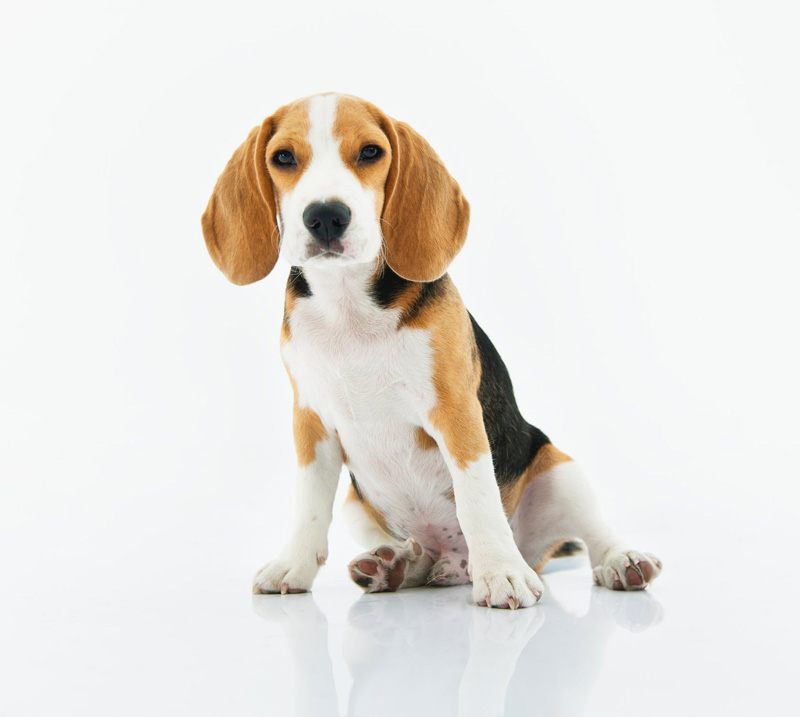
#> input picture images/dog.jpeg, 800 x 717 px, found by its file name
$ jupyter execute --allow-errors 'OpenCV1_이미지파일 읽기.ipynb'
#> lines starting #> are read from the running program, lines starting #| are printed output that depends on the picture
# OpenCV 1 - 이미지파일 읽기
#### Open CV는 라이브러리 중 하나로서 영상 처리 또는 영상 인식 관련 소스들을 모아 놓은 라이브러리
#### Intel에서 2000년에 수학적인 기능들과 영상 처리 관련 기능들을 라이브러리로 제작하여 공개

### * OpenCV 설치

#### 1) 명령 프롬프트에서 파이썬이 설치된 디렉터리에서 pip 업그레이드
####   => python -m pip install --upgrade pip

#### 2) opencv-python과 opencv-contrib-python 설치
####   => python -m pip install opencv-python
####   => python -m pip install opencv-contrib-python

#### 3) OpenCV 버전 확인(파이썬)
####   => import cv2
####        cv2.__version__

[cell 1]
import cv2
cv2.__version__

## * 그림 불러오기
####   cv2.imread("파일이름")
####   cv2.imread("파일경로/파일이름")  <= 파일이 다른 경로에 있을 때
####   cv2.imread("파일경로/파일이름",파일읽는방식)
####   - 불러온 결과물은 3차원 배열로 저장됨 =>  [x축, y축, color]
####
####   - 파일 읽는 방식 : flags 값, 없으면 IMREAD_COLOR 기본 설정
####  1) cv2.IMREAD_COLOR  - color 이미지(1), RGB 3채널로 변경
####  2) cv2.IMREAD_GRAYSCALE - gray scale 이미지(0)
####  3) cv2.IMREAD_UNCHANGED - 원본이미지 그대로(-1), 투명한 png 파일에서 alpha channel 까지 포함 읽어올 수 있음
####  4) 이외 : ANYDEPTH, ANYCOLOR, LOAD_GDAL, REDUCED_GRAYSCALE_2(or 4 or 8), REDUCED_COLOR_2(or 4 or 8)
####
## * 그림창 생성
####   cv2.namedWindow('창이름', flags) : default 값이 없으면 AUTOSIZE 기본 적용됨
####   cv2.namedWindow('창이름', cv2.WINDOW_NORMAL) : 원본이미지 크기의 창 생성(창크기 조절 가능), 이미지 클 때 사용
####   cv2.namedWindow('창이름', cv2.WINDOW_AUTOSIZE) : 원본이미지 크기로 고정하여 창생성
####
####
## * 그림 출력하기
####   cv2.imshow('창이름', 출력할 이미지 객체)
####   - 출력할 때 imshow() 와 함께 cv2.waitKey() 도 함께 사용하여야 한다. 사용하지 않으면 출력하고 바로 사라짐
####   cv2.waitKey(시간)
####   - 시간은 ms 단위이며 0은 키입력을 무한정 기다림
####   - 3초 후에 자동으로 꺼지게 하고 싶을 때 : cv2.waitKey(3000)
####
## * 윈도우 창 제거
####   cv2.destroyWindow("창이름") : 특정 윈도우창 닫을 때 사용
####   cv2.destroyAllWindows() : 모든 작업이 끝났을 때 모든 윈도우 창 제거시 사용

[cell 2]
import cv2

img=cv2.imread("images/dog.JPeG",1)
#> img is the input picture: shape (717, 800, 3); mean B, G, R 223.6, 228.2, 231

#cv2.namedWindow("image")
cv2.namedWindow("image",cv2.WINDOW_NORMAL)

cv2.imshow("image",img)

cv2.waitKey(0)
#cv2.waitKey(3000)

cv2.destroyAllWindows()

## * 윈도우 크기 지정(변경)
#### cv2.resizeWindow("창이름", width= , height= )
#### flags 값은 WINDOW_NORMAL로 설정
#### Tips, 이미지 클 때 유용

[cell 3]
import cv2

img=cv2.imread("images/friends.jpeg",1)

#cv2.namedWindow("image")
cv2.namedWindow("image",cv2.WINDOW_NORMAL)

cv2.resizeWindow("image",300,200)

cv2.imshow("image",img)

cv2.waitKey(0)
cv2.destroyAllWindows()

## * 윈도우 위치 설정
#### cv2.moveWindow("창이름", x= , y= )
#### 이미지가 윈도우 화면을 벗어났을 때 유용

[cell 4]
import cv2

img=cv2.imread("images/friends.jpeg",1)

#cv2.namedWindow("image")
cv2.namedWindow("image",cv2.WINDOW_NORMAL)

cv2.resizeWindow("image",600,400)

cv2.moveWindow("image", 400,100)

cv2.imshow("image",img)

cv2.waitKey(0)
cv2.destroyAllWindows()

## * 이미지 속성 확인
#### image.shape => height, width, channel
#### - 높이, 너비, 채널의 값으로 저장됨
#### - 채널 : 이미지의 색상 정보, 1(단색), 3(다색)
####
## * 픽셀 색상 변경
#### 이미지객체[y좌표, x좌표] = [blue,green,red]
#### 예) img[100,200]=[0,255,255]  - 0~255 사이의 값
#### item, itemset 사용하면 편리함
#### img.item(y,x,채널0~2) : [x, y] 픽셀 채널 색상 읽어옴
#### img.itemset(y,x,채널, 0~255) : [x, y] 픽셀 채널 값 변경
#### 채널0 blue, 채널1 green, 채널2 red

[cell 5]
import numpy as np
import cv2 as cv

img=cv.imread("images/friends.jpeg")
#> (the rest of this cell did not finish here and is left out)

## * 슬라이싱을 사용해 원하는 이미지만 읽기

[cell 6]
import cv2
import numpy as np

img=cv2.imread("images/cat.jpeg")
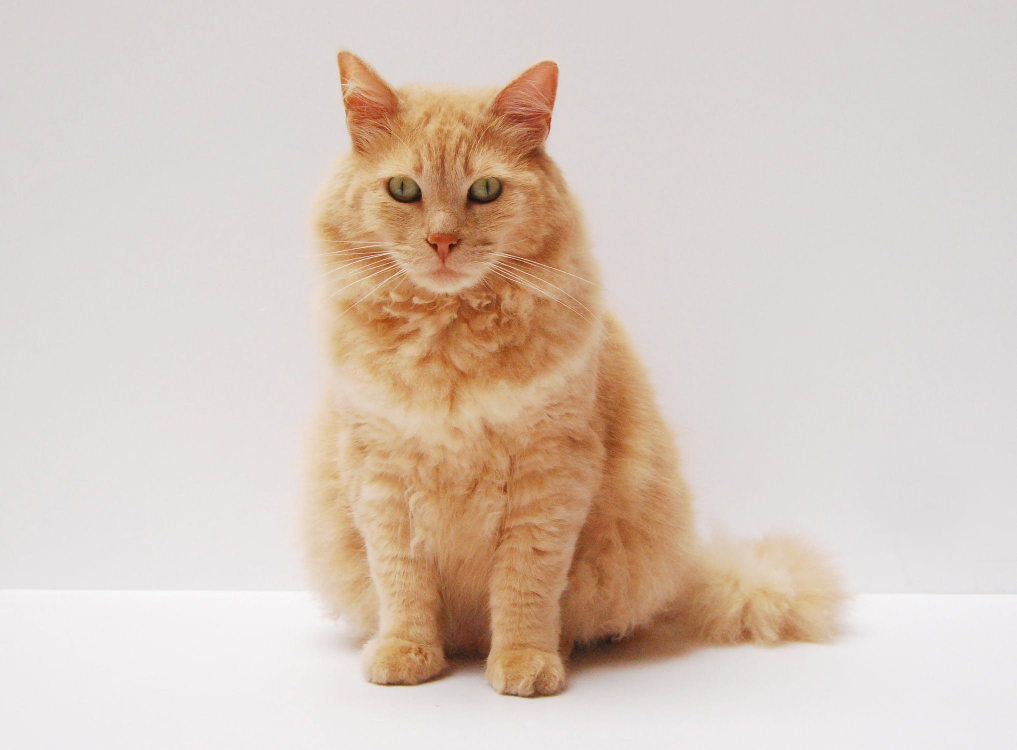
#> input picture images/cat.jpeg, 2034 x 1500 px (shown at 1/2 size)
#> img is the input picture: shape (1500, 2034, 3); mean B, G, R 190, 201, 216.4
img2=img[300:600,600:1200]
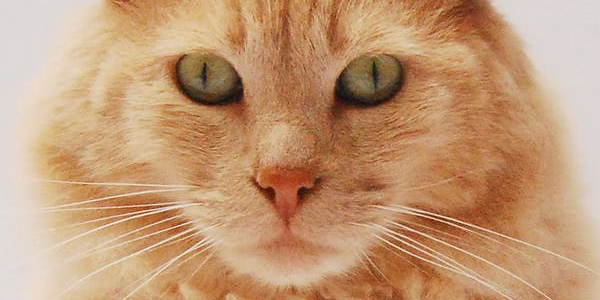
#> img2: shape (300, 600, 3); mean B, G, R 117.4, 153.2, 194.8
cv2.imshow('image2',img2)
cv2.imshow('image',img)
cv2.waitKey()
cv2.destroyAllWindows()
